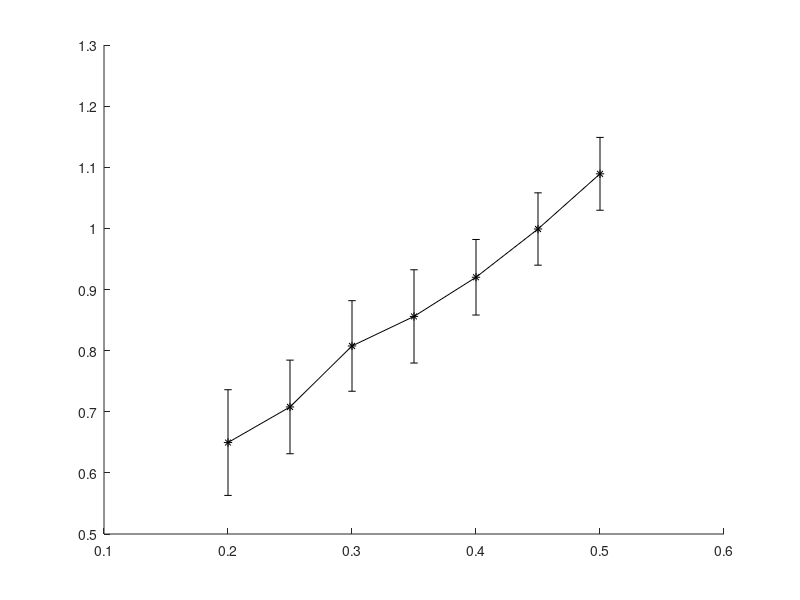

The MATLAB script that drew this image: (Note: this script raises an error after producing the figure.)
load('Block_GLM.mat')
MSE_beta = reshape(mean(error_est,2),[numel(k_n),nmethod]);
std_beta = reshape(std(error_est,0,2),[numel(k_n),nmethod]);
figure
hold on 
p1 = errorbar(k_n, MSE_beta(:,1), 3*std_beta(:,1)/sqrt(iters), 'k-*', 'LineWidth', 1.5, 'MarkerSize',9, 'MarkerFaceColor', 'k');
p2 = errorbar(k_n, MSE_beta(:,2), 3*std_beta(:,2)/sqrt(iters), 'g-^', 'LineWidth', 1.5, 'MarkerSize',9, 'MarkerFaceColor', 'g');
p3 = errorbar(k_n, MSE_beta(:,3), 3*std_beta(:,3)/sqrt(iters), 'b-s', 'LineWidth', 1.5, 'MarkerSize',9, 'MarkerFaceColor', 'b');
p4 = errorbar(k_n, MSE_beta(:,4), 3*std_beta(:,4)/sqrt(iters), 'r-o', 'LineWidth', 1.5, 'MarkerSize',9, 'MarkerFaceColor', 'r');
p5 = errorbar(k_n, MSE_beta(:,5), 3*std_beta(:,5)/sqrt(iters), 'm-+', 'LineWidth', 1.5, 'MarkerSize',9, 'MarkerFaceColor', 'b');
p6 = errorbar(k_n, MSE_beta(:,6), 3*std_beta(:,6)/sqrt(iters), 'c-x', 'LineWidth', 1.5, 'MarkerSize',9, 'MarkerFaceColor', 'r');
xlabel('k*B/n', 'FontSize', 14)
%ylabel('Relative Estiamtion error', 'FontSize', 14)
yticks([0 : 0.2 :1.6])
ylim([min(MSE_beta,[],'all') 1.6])
xlim([min(k_n) max(k_n)])
xticks(k_n)
lh = legend([p1 p2 p3 p4 p5 p6], {'naive', 'oracle','EM','EMB','LL','C'}, 'location', [0.3416 0.6982 0.3804 0.1833]);
lh.NumColumns = 2;
lh.FontSize = 14;
lh.ItemTokenSize = [30 70];  
pos_leg = get(lh,'Position');
legend('boxoff')
ax=gca;
ax.FontSize = 14;
grid on
set(gcf, 'Color', 'w');
fig = gcf;
fig.Units               = 'centimeters';
fig.Position(3)         = 8;
fig.Position(4)         = 7;
hold off

